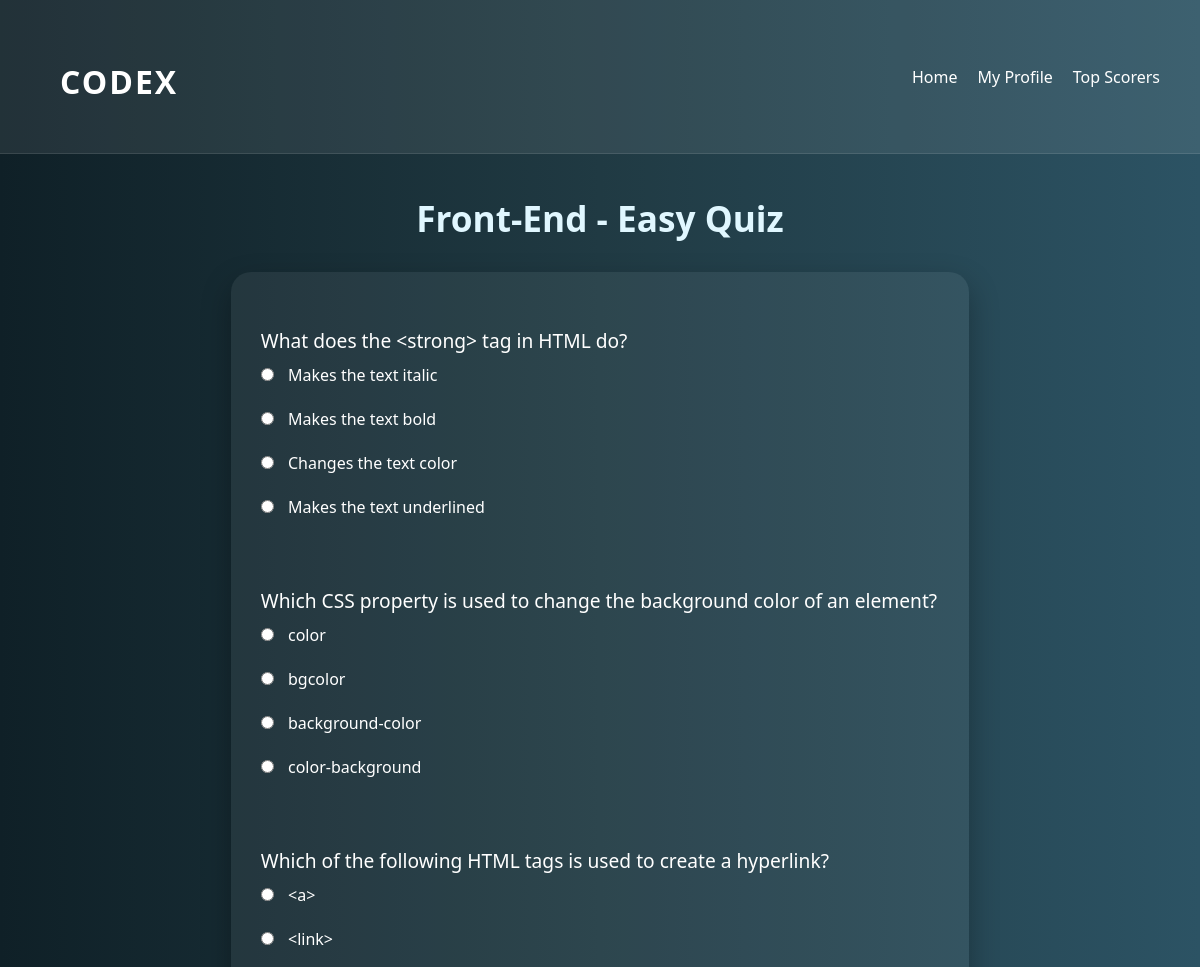
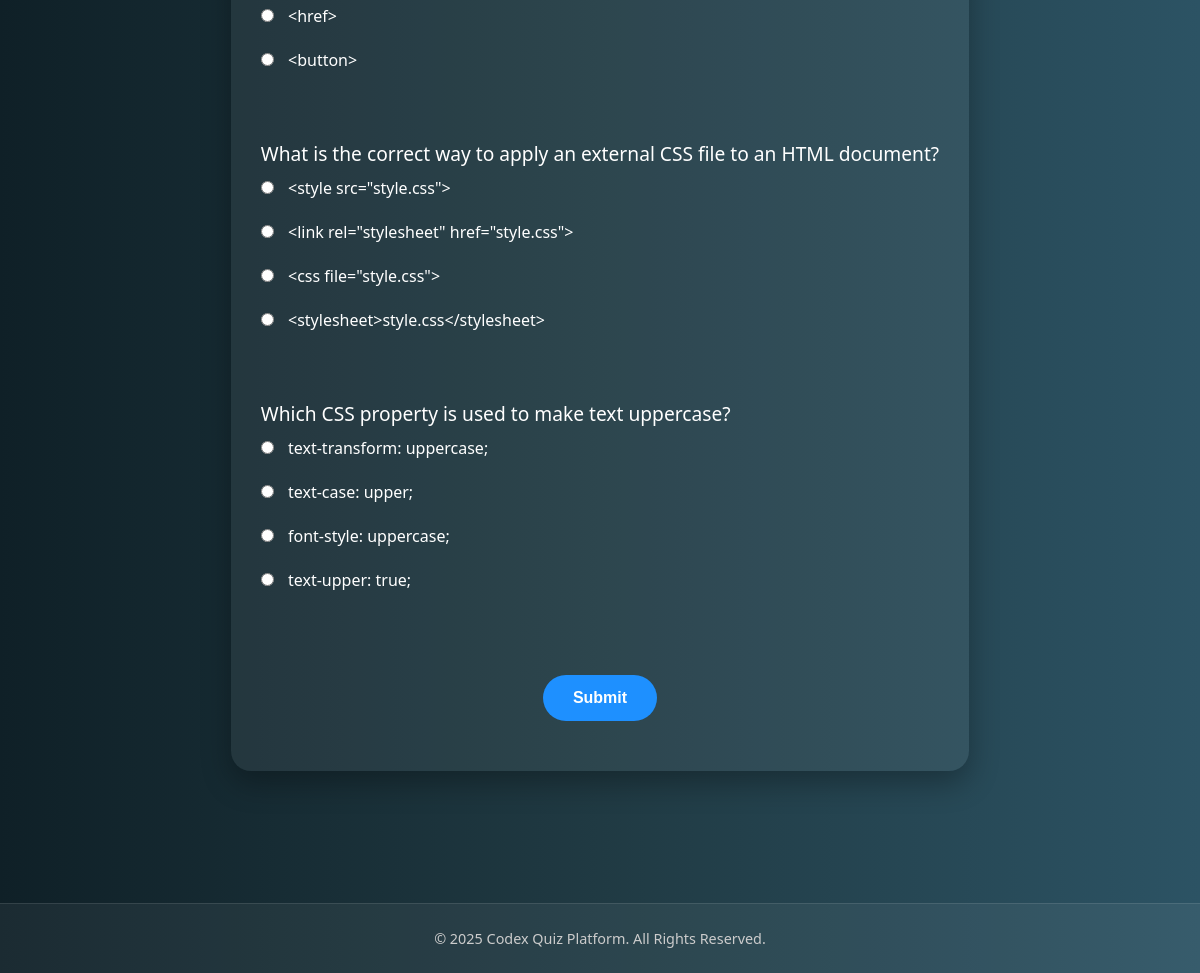
/quiz/1/1/ (signed in), run on the app's committed database (2 pictures, top to bottom).
### quiz/models.py (models this page shows, shortened)
class QuizCategory(models.Model):
    name = models.CharField(max_length=100)

class DifficultyLevel(models.Model):
    name = models.CharField(max_length=20)

class Question(models.Model):
    category = models.ForeignKey(QuizCategory, on_delete=models.CASCADE)
    difficulty = models.ForeignKey(DifficultyLevel, on_delete=models.CASCADE)
    question_text = models.TextField()
    option1 = models.CharField(max_length=255)
    option2 = models.CharField(max_length=255)
    option3 = models.CharField(max_length=255)
    option4 = models.CharField(max_length=255)
    correct_option = models.IntegerField()

### quiz/views.py (the view, shortened to what this page needs)
# urls.py: path('quiz/<int:category_id>/<int:difficulty_id>/', views.quiz, name='quiz'),
@login_required
def quiz(request, category_id, difficulty_id):
    category = QuizCategory.objects.get(id=category_id)
    difficulty = DifficultyLevel.objects.get(id=difficulty_id)
    questions = Question.objects.filter(category=category, difficulty=difficulty)
    return render(request, 'quiz.html', {'category': category, 'difficulty': difficulty, 'questions': questions})

### templates/quiz.html (shortened to what this page needs)
<!DOCTYPE html>
<html lang="en">
<head>
    {% load static %}
    <link rel="stylesheet" href="{% static 'css/quiz.css' %}">
</head>
<body>
    <header>
        <div class="logo">
            <h1>CODEX</h1>
        </div>
        <nav>
            <ul>
                <li><a href="{% url 'home' %}">Home</a></li>
                <li><a href="{% url 'profile' %}">My Profile</a></li>
                <li><a href="{% url 'top_scorers' %}">Top Scorers</a></li>
            </ul>
        </nav>
    </header>
    <h1>{{ category.name }} - {{ difficulty.name }} Quiz</h1>
    <form method="POST">
        {% for question in questions %}
            <p>{{ question.question_text }}</p>
            <input type="radio" name="question_{{ question.id }}" value="1"> {{ question.option1 }}<br><br>
            <input type="radio" name="question_{{ question.id }}" value="2"> {{ question.option2 }}<br><br>
            <input type="radio" name="question_{{ question.id }}" value="3"> {{ question.option3 }}<br><br>
            <input type="radio" name="question_{{ question.id }}" value="4"> {{ question.option4 }}<br><br><br>
        {% endfor %}
        <button type="submit">Submit</button>
    </form><br><br><br><br><br><br>
    <footer>
        <p>&copy; 2025 Codex Quiz Platform. All Rights Reserved.</p>
    </footer>
</body>
</html>

### static/css/quiz.css (style rules this page uses)
* { margin: 0; padding: 0; box-sizing: border-box; }
body { font-family: 'Segoe UI', Tahoma, Geneva, Verdana, sans-serif; background: linear-gradient(to right, #0f2027, #203a43, #2c5364); color: #fff; min-height: 100vh; display: flex; flex-direction: column; }
header { display: flex; justify-content: space-between; align-items: center; background-color: rgba(255, 255, 255, 0.08); padding: 20px 40px; border-bottom: 1px solid rgba(255, 255, 255, 0.1); flex-wrap: wrap; }
.logo h1 { font-size: 2rem; color: #ffffff; letter-spacing: 2px; }
nav ul { display: flex; list-style: none; gap: 20px; flex-wrap: wrap; }
nav a { text-decoration: none; color: #ffffff; font-weight: 500; transition: color 0.3s ease; }
h1 { text-align: center; margin: 40px 20px 30px; font-size: 2.2rem; color: #e0f7ff; }
form { max-width: 900px; margin: auto; padding: 30px; background-color: rgba(255, 255, 255, 0.06); border-radius: 20px; box-shadow: 0 12px 30px rgba(0, 0, 0, 0.3); }
form p { margin: 25px 0 10px; font-size: 1.2rem; font-weight: 500; color: #ffffff; }
input[type="radio"] { margin-right: 10px; }
button[type="submit"] { display: block; margin: 40px auto 20px; padding: 14px 30px; background-color: #1e90ff; color: #fff; font-weight: bold; font-size: 1rem; border: none; border-radius: 30px; cursor: pointer; transition: background 0.3s ease, transform 0.2s; }
footer { text-align: center; padding: 25px 20px; margin-top: auto; font-size: 0.9rem; color: #cccccc; background-color: rgba(255, 255, 255, 0.05); border-top: 1px solid rgba(255, 255, 255, 0.1); }

### data on the page
QuizCategory: name "Front-End"
DifficultyLevel: name "Easy"
Question: question_text "What does the <strong> tag in HTML do?", option1 "Makes the text italic", option2 "Makes the text bold", option3 "Changes the text color", option4 "Makes the text underlined"
Question: question_text "Which CSS property is used to change the background color of an element?", option1 "color", option2 "bgcolor", option3 "background-color", option4 "color-background"
Question: question_text "Which of the following HTML tags is used to create a hyperlink?", option1 "<a>", option2 "<link>", option3 "<href>", option4 "<button>"
Question: question_text "What is the correct way to apply an external CSS file to an HTML document?", option1 "<style src=\"style.css\">", option2 "<link rel=\"stylesheet\" href=\"style.css\">", option3 "<css file=\"style.css\">", option4 "<stylesheet>style.css</stylesheet>"
Question: question_text "Which CSS property is used to make text uppercase?", option1 "text-transform: uppercase;", option2 "text-case: upper;", option3 "font-style: uppercase;", option4 "text-upper: true;"
